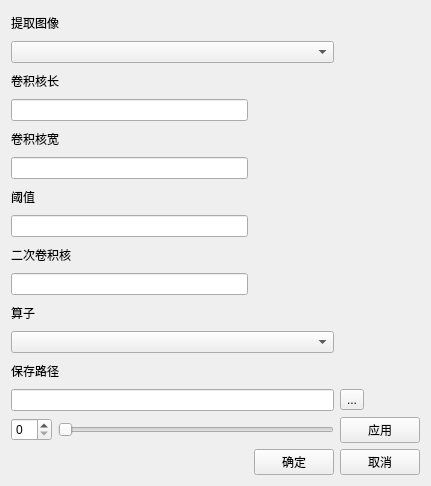
<?xml version="1.0" encoding="UTF-8"?>
<ui version="4.0">
 <class>Moravecui</class>
 <widget class="QWidget" name="Moravecui">
  <property name="geometry">
   <rect>
    <x>0</x>
    <y>0</y>
    <width>431</width>
    <height>486</height>
   </rect>
  </property>
  <property name="windowTitle">
   <string>Moravecui</string>
  </property>
  <layout class="QGridLayout" name="gridLayout">
   <item row="1" column="0" colspan="2">
    <widget class="QComboBox" name="comboBox"/>
   </item>
   <item row="5" column="0">
    <widget class="QLineEdit" name="lineEdit_3"/>
   </item>
   <item row="17" column="2">
    <widget class="QPushButton" name="pushButton_2">
     <property name="text">
      <string>取消</string>
     </property>
    </widget>
   </item>
   <item row="13" column="2">
    <widget class="QToolButton" name="toolButton">
     <property name="text">
      <string>...</string>
     </property>
    </widget>
   </item>
   <item row="2" column="0">
    <widget class="QLabel" name="label_2">
     <property name="text">
      <string>卷积核长</string>
     </property>
    </widget>
   </item>
   <item row="12" column="0">
    <widget class="QLabel" name="label_5">
     <property name="text">
      <string>保存路径</string>
     </property>
    </widget>
   </item>
   <item row="8" column="0">
    <widget class="QLabel" name="label_6">
     <property name="text">
      <string>二次卷积核</string>
     </property>
    </widget>
   </item>
   <item row="3" column="0">
    <widget class="QLineEdit" name="lineEdit_2"/>
   </item>
   <item row="6" column="0">
    <widget class="QLabel" name="label_4">
     <property name="text">
      <string>阈值</string>
     </property>
    </widget>
   </item>
   <item row="11" column="0" colspan="2">
    <widget class="QComboBox" name="comboBox_2"/>
   </item>
   <item row="9" column="0">
    <widget class="QLineEdit" name="lineEdit"/>
   </item>
   <item row="0" column="0">
    <widget class="QLabel" name="label">
     <property name="text">
      <string>提取图像</string>
     </property>
    </widget>
   </item>
   <item row="13" column="0" colspan="2">
    <widget class="QLineEdit" name="lineEdit_5"/>
   </item>
   <item row="4" column="0">
    <widget class="QLabel" name="label_3">
     <property name="text">
      <string>卷积核宽</string>
     </property>
    </widget>
   </item>
   <item row="7" column="0">
    <widget class="QLineEdit" name="lineEdit_4"/>
   </item>
   <item row="17" column="1">
    <widget class="QPushButton" name="pushButton">
     <property name="text">
      <string>确定</string>
     </property>
    </widget>
   </item>
   <item row="10" column="0">
    <widget class="QLabel" name="label_7">
     <property name="text">
      <string>算子</string>
     </property>
    </widget>
   </item>
   <item row="14" column="0" colspan="3">
    <layout class="QHBoxLayout" name="horizontalLayout">
     <item>
      <widget class="QSpinBox" name="spinBox"/>
     </item>
     <item>
      <widget class="QSlider" name="horizontalSlider">
       <property name="orientation">
        <enum>Qt::Horizontal</enum>
       </property>
      </widget>
     </item>
     <item>
      <widget class="QPushButton" name="pushButton_3">
       <property name="text">
        <string>应用</string>
       </property>
      </widget>
     </item>
    </layout>
   </item>
  </layout>
 </widget>
 <layoutdefault spacing="6" margin="11"/>
 <resources/>
 <connections>
  <connection>
   <sender>toolButton</sender>
   <signal>clicked()</signal>
   <receiver>Moravecui</receiver>
   <slot>save()</slot>
   <hints>
    <hint type="sourcelabel">
     <x>373</x>
     <y>402</y>
    </hint>
    <hint type="destinationlabel">
     <x>364</x>
     <y>228</y>
    </hint>
   </hints>
  </connection>
  <connection>
   <sender>pushButton</sender>
   <signal>clicked()</signal>
   <receiver>Moravecui</receiver>
   <slot>yunsuan()</slot>
   <hints>
    <hint type="sourcelabel">
     <x>319</x>
     <y>474</y>
    </hint>
    <hint type="destinationlabel">
     <x>88</x>
     <y>285</y>
    </hint>
   </hints>
  </connection>
  <connection>
   <sender>pushButton_2</sender>
   <signal>clicked()</signal>
   <receiver>Moravecui</receiver>
   <slot>close()</slot>
   <hints>
    <hint type="sourcelabel">
     <x>419</x>
     <y>474</y>
    </hint>
    <hint type="destinationlabel">
     <x>430</x>
     <y>292</y>
    </hint>
   </hints>
  </connection>
  <connection>
   <sender>comboBox_2</sender>
   <signal>currentIndexChanged(QString)</signal>
   <receiver>Moravecui</receiver>
   <slot>suanzi(QString)</slot>
   <hints>
    <hint type="sourcelabel">
     <x>296</x>
     <y>345</y>
    </hint>
    <hint type="destinationlabel">
     <x>430</x>
     <y>271</y>
    </hint>
   </hints>
  </connection>
  <connection>
   <sender>pushButton_3</sender>
   <signal>clicked()</signal>
   <receiver>Moravecui</receiver>
   <slot>huofu()</slot>
   <hints>
    <hint type="sourcelabel">
     <x>401</x>
     <y>429</y>
    </hint>
    <hint type="destinationlabel">
     <x>579</x>
     <y>394</y>
    </hint>
   </hints>
  </connection>
 </connections>
 <slots>
  <slot>save()</slot>
  <slot>yunsuan()</slot>
  <slot>suanzi(QString)</slot>
  <slot>huofu()</slot>
 </slots>
</ui>
